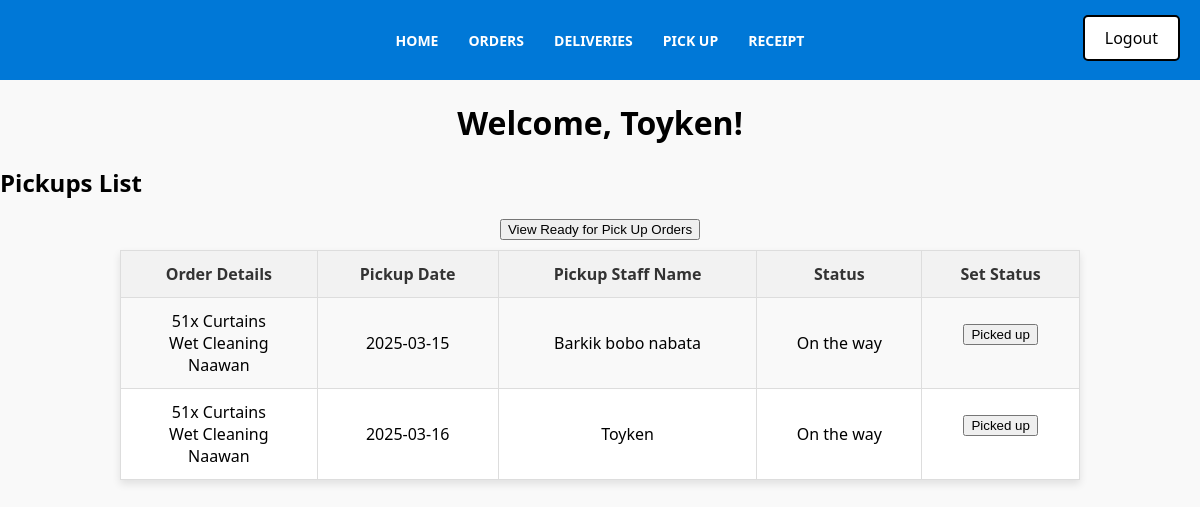
Screenshot of /htdocs/Pickups.php (signed in) with the database file from the repository.
### tables this page shows
CREATE TABLE `Pickups` (
  `Pickup_ID` int(11) NOT NULL AUTO_INCREMENT,
  `Date` date DEFAULT NULL,
  `Status` varchar(250) DEFAULT NULL,
  `Pickup_staff_name` varchar(40) DEFAULT NULL,
  `Contact_info` varchar(11) DEFAULT NULL,
  `Order_ID` int(11) NOT NULL,
  `User_ID` int(11) NOT NULL,
  PRIMARY KEY (`Pickup_ID`),
  KEY `Orders_Pickups` (`Order_ID`),
  KEY `Users_Pickups` (`User_ID`),
  CONSTRAINT `Orders_Pickups` FOREIGN KEY (`Order_ID`) REFERENCES `Orders` (`Order_ID`),
  CONSTRAINT `Users_Pickups` FOREIGN KEY (`User_ID`) REFERENCES `Users` (`User_ID`)
);

CREATE TABLE `Orders` (
  `Order_ID` int(11) NOT NULL AUTO_INCREMENT,
  `Order_date` date NOT NULL,
  `Laundry_type` varchar(40) NOT NULL,
  `Laundry_quantity` varchar(40) NOT NULL,
  `Cleaning_type` varchar(40) NOT NULL,
  `Place` varchar(40) NOT NULL,
  `Priority_number` varchar(40) NOT NULL,
  `Status` varchar(250) DEFAULT NULL,
  `User_ID` int(11) NOT NULL,
  PRIMARY KEY (`Order_ID`),
  KEY `Users_Orders` (`User_ID`),
  CONSTRAINT `Users_Orders` FOREIGN KEY (`User_ID`) REFERENCES `Users` (`User_ID`)
);

### htdocs/Pickups.php (the view, shortened to what this page needs)
<?php
include("db_connect.php");
include("Menu.php");
include("Logout.php");
$show_unassigned = isset($_GET['show_unassigned']) && $_GET['show_unassigned'] === 'true';
$sql = $show_unassigned
    ? "SELECT Orders.Order_ID, Orders.Laundry_type, Orders.Laundry_quantity, Orders.Cleaning_type, Orders.Place, Orders.Status
        FROM Orders WHERE Orders.Status = 'Ready for Pick up'"
    : "SELECT Orders.Order_ID, Orders.Laundry_type, Orders.Laundry_quantity, Orders.Cleaning_type, Orders.Place, Orders.Status,
        Pickups.Pickup_ID, Pickups.Date, Pickups.Pickup_staff_name
        FROM Orders INNER JOIN Pickups ON Orders.Order_ID = Pickups.Order_ID
        WHERE Pickups.Pickup_ID IS NOT NULL AND Pickups.Status != 'Picked up' ORDER BY Pickups.Date ASC";
$query = mysqli_query($conn, $sql);
?>
<!DOCTYPE html>
<html lang="en">
<head>
    <link rel="stylesheet" href="home.css">
</head>
<body>
    <h1>Welcome, <?php echo htmlspecialchars($_SESSION['username']); ?>!</h1>
    <h2>Pickups List</h2>
    <form method="GET" style="margin-bottom: 10px; text-align: center;">
        <button type="submit" class="toggle-btn">
            <?php echo $show_unassigned ? 'View Active Pickups' : 'View Ready for Pick Up Orders'; ?>
        </button>
    </form>
    <table>
        <tr>
            <th>Order Details</th>
            <th>Pickup Date</th>
            <th>Pickup Staff Name</th>
            <th>Status</th>
            <?php if (!$show_unassigned) { echo '<th>Set Status</th>'; } ?>
        </tr>
        <?php
        if ($query) {
            while ($row = mysqli_fetch_assoc($query)) {
                echo "<tr><td>" . htmlspecialchars($row['Laundry_quantity']) . "x " . htmlspecialchars($row['Laundry_type']) . "<br>" . htmlspecialchars($row['Cleaning_type']) . "<br>" . htmlspecialchars($row['Place']) . "</td>";
                echo "<td>" . htmlspecialchars($row["Date"] ?? 'Not Assigned') . "</td>";
                echo "<td>" . htmlspecialchars($row["Pickup_staff_name"] ?? 'Not Assigned') . "</td>";
                echo "<td>" . htmlspecialchars($row["Status"]) . "</td>";
                if (!$show_unassigned && $row['Status'] == 'On the way' && isset($row['Pickup_ID'])) {
                    echo "<td><form method='POST'>
                            <input type='hidden' name='Pickup_ID' value='" . htmlspecialchars($row['Pickup_ID']) . "'>
                            <button type='submit' name='status' value='Picked up' class='status-btn ready-for-pickup'>Picked up</button>
                          </form></td>";
                }
                echo "</tr>";
            }
        } else {
            echo "<tr><td colspan='5'>No records found.</td></tr>";
        }
        ?>
    </table>
</body>
</html>

### htdocs/home.css (style rules this page uses)
body { font-family: 'Segoe UI', Tahoma, Geneva, Verdana, sans-serif; background-color: #f9f9f9; margin: 0; padding: 0; }
h1 { text-align: center; color: black; }
table { width: 80%; margin: 0 auto; border-collapse: collapse; background-color: #fff; box-shadow: 0 4px 8px rgba(0, 0, 0, 0.1); }
table th, table td { padding: 12px; text-align: center; border: 1px solid #ddd; }
table th { background-color: #f2f2f2; font-weight: bold; color: #333; }
table tr:nth-child(even) { background-color: #f9f9f9; }

### htdocs/Menu.php (style rules this page uses)
body { font-family: 'Segoe UI', Tahoma, Geneva, Verdana, sans-serif; margin: 0; padding: 0; }

### rows the page displays
pickups: Order_ID.Laundry_quantity "51", Order_ID.Laundry_type "Curtains", Order_ID.Cleaning_type "Wet Cleaning", Order_ID.Place "Naawan", Date "2025-03-15", Pickup_staff_name "Barkik bobo nabata", Order_ID.Status "On the way"
pickups: Order_ID.Laundry_quantity "51", Order_ID.Laundry_type "Curtains", Order_ID.Cleaning_type "Wet Cleaning", Order_ID.Place "Naawan", Date "2025-03-16", Pickup_staff_name "Toyken", Order_ID.Status "On the way"

### other values shown
$_SESSION['username'] "Toyken"
